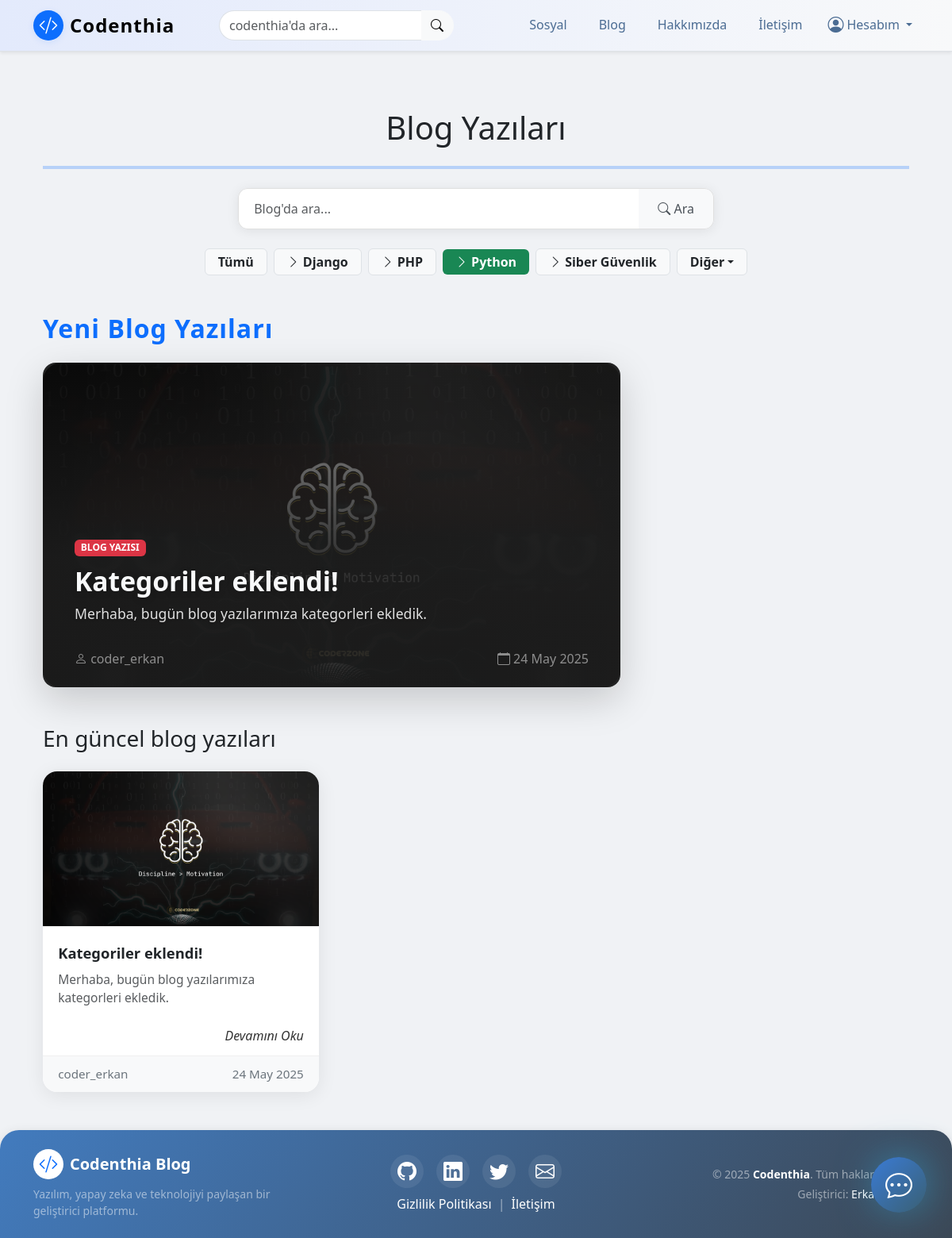
The page /articles/?category=1 on the database its author committed.
### article/models.py (models this page shows, shortened)
class Category(models.Model):
    name = models.CharField(max_length=50, unique=True, verbose_name="Kategori Adı")
    class Meta:
        verbose_name = "Kategori"
        verbose_name_plural = "Kategoriler"
        ordering = ['name']

class Article(models.Model):
    author = models.ForeignKey("auth.User", on_delete=models.CASCADE , verbose_name="Yazar")  # Bu alan, yazının yazarını (kullanıcıyı) temsil eder ve yazar silindiğinde yazıları da silinir
    title = models.CharField(max_length=50, verbose_name="Başlık") # Bu alan, yazının başlığını temsil eder ve maksimum 50 karakterlik bir metin alır
    content = RichTextField(verbose_name="İçerik") # Bu alan, yazının içeriğini temsil eder ve metin içerikleri için kullanılır
    created_date = models.DateTimeField(auto_now_add=True , verbose_name="Oluşturulma Tarihi") # Bu alan, yazının oluşturulma tarihini otomatik olarak ekler
    image = models.ImageField(upload_to='article_images/', null=True, blank=True)  # <-- yeni alan
    category = models.ForeignKey('Category', on_delete=models.SET_NULL, null=True, blank=True, related_name="articles", verbose_name="Kategori")
    tags = models.ManyToManyField('Tag', blank=True, related_name="articles", verbose_name="Etiketler")
    class Meta:
        ordering = ['-created_date'] # Bu kod, yazıları tarihe göre sıralar

### article/views.py (the view, shortened to what this page needs)
# urls.py: path('articles/', include('article.urls')), # Bu kod, makaleler sayfasını temsil eder ve article.urls dosyasını içe aktarır
def articles(request):
    search = request.GET.get('search')
    category_id = request.GET.get('category')
    tag_name = request.GET.get('tag')
    articles = Article.objects.all().order_by('-created_date')
    if category_id:
        articles = articles.filter(category_id=category_id)
    if tag_name:
        articles = articles.filter(tags__name=tag_name)
    featured_article = articles.first()
    context = {
        'articles': articles,
        'featured_article': featured_article,
        'search_query': None,
        'categories': Category.objects.all(),
    }
    return render(request, 'articles.html', context)

### templates/articles.html (shortened to what this page needs)
{% extends "layout.html" %} {% block body %} {% load static %}
<div class="container my-5">
    <h1 class="mb-4 text-center text-dark font-weight-bold ">Blog Yazıları</h1>
    <hr class="mb-4 text-primary border-4 ">
    <div class="search-container mb-4">
        <form method="GET" action="{% url 'article:articles' %}" class="search-form">
            <div class="input-group">
                <input type="text" name="search" class="form-control search-input" placeholder="Blog'da ara..." value="{{ search_query|default:'' }}" autocomplete="off">
                <button class="btn btn-light search-btn" type="submit">
                    <i class="bi bi-search"></i> Ara
                </button>
            </div>
        </form>
    </div>
    <div class="d-flex flex-wrap justify-content-center gap-2 mb-5 align-items-center">
        <a href="{% url 'article:articles' %}" class="badge px-3 py-2 fs-6 text-decoration-none {% if not request.GET.category %}bg-primary text-white{% else %}bg-light text-dark border{% endif %}">
            Tümü
        </a> {% for cat in categories|slice:':4' %}
        <a href="{% url 'article:articles' %}?category={{ cat.id }}" class="badge px-3 py-2 fs-6 text-decoration-none
               {% if request.GET.category == cat.id|stringformat:'s' %}
                   bg-success text-white border-0
               {% else %}
                   bg-light text-dark border
               {% endif %}">
            <i class="bi bi-chevron-right me-1"></i>{{ cat.name }}
        </a>
        {% endfor %} {% if categories|length > 4 %}
        <div class="dropdown d-inline-block">
            <a class="badge px-3 py-2 fs-6 text-decoration-none bg-light text-dark border dropdown-toggle d-flex align-items-center" href="#" role="button" id="otherCategoriesDropdown" data-bs-toggle="dropdown" aria-expanded="false">
                 Diğer
            </a>
        </div>
        {% endif %}
    </div>
    {% if featured_article %}
    <h2 class="mb-4 text-primary" style="font-weight:700; letter-spacing:1px; text-align:left;">Yeni Blog Yazıları</h2>
    <div class="mb-5">
        <div class="col-12 col-md-10 col-lg-8  me-auto">
            <div class="featured-article-card position-relative overflow-hidden shadow-lg rounded-4">
                {% if featured_article.image %}
                <img src="{{ featured_article.image.url }}" class="featured-article-img" alt="{{ featured_article.title }}"> {% else %}
                <img src="{% static 'codenthiaRevize.png' %}" class="featured-article-img" alt="{{ featured_article.title }}"> {% endif %}
                <div class="featured-article-overlay d-flex flex-column justify-content-end align-items-start text-start">
                    <span class="badge bg-danger mb-2">BLOG YAZISI</span>
                    <h2 class="featured-article-title mb-2"> <a class="text-decoration-none text-light" href="{% url 'article:detail' featured_article.id %}">{{ featured_article.title }}</a></h2>
                    <div class="featured-article-desc mb-3">{{ featured_article.content|safe|truncatewords:15 }}</div>
                    <div class="d-flex justify-content-between align-items-center text-white-50 w-100" style="font-size:1rem;">
                        <span><i class="bi bi-person"></i> {{ featured_article.author }}</span>
                        <span><i class="bi bi-calendar"></i> {{ featured_article.created_date|date:"d M Y" }}</span>
                    </div>
                </div>
            </div>
        </div>
    </div>
    {% endif %}
    <h3 class="mb-4">En güncel blog yazıları</h3>
    {% if articles %}
    <div class="row row-cols-1 row-cols-md-3 g-4">
        {% for article in articles %}
        <div class="col">
            <div class="article-card h-100">
                {% if article.image %}
                <img src="{{ article.image.url }}" class="article-img-top" alt="{{ article.title }}"> {% else %}
                <img src="{% static 'codenthiaRevize.png' %}" class="article-img-top" alt="{{ article.title }}"> {% endif %}
                <div class="article-body">
                    <div class="article-title">
                        <a href="{% url 'article:detail' article.id %}" class="text-decoration-none text-dark ">
                            {{ article.title }}
                        </a>
                    </div>
                    <div class="text-muted" style="font-size:0.97rem;">{{ article.content|safe|truncatewords:20 }}</div>
                    <div class="read-more-container">
                        <a href="{% url 'article:detail' article.id %}" class="read-more-link">Devamını Oku</a>
                    </div>
                </div>
                <div class="article-footer d-flex justify-content-between align-items-center">
                    <span>{{ article.author }}</span>
                    <span>{{ article.created_date|date:"d M Y" }}</span>
                </div>
            </div>
        </div>
        {% endfor %}
    </div>
    {% else %}
    <div class="alert alert-danger text-center fw-bold">Blog yazısı bulunamadı...</div>
    {% endif %}
</div>
{% endblock body %}

### templates/articles.html (style rules this page uses)
.article-card { border: none; border-radius: 18px; overflow: hidden; box-shadow: 0 4px 24px rgba(0, 0, 0, 0.08); transition: transform 0.2s, box-shadow 0.2s; background: #fff; display: flex; flex-direction: column; height: 100%; }
.article-img-top { width: 100%; aspect-ratio: 16/9; object-fit: cover; border-bottom: 1px solid #f0f0f0; min-height: 180px; max-height: 220px; display: block; }
.article-body { flex: 1 1 auto; padding: 1.2rem 1.2rem 0.8rem 1.2rem; display: flex; flex-direction: column; justify-content: flex-start; }
.article-footer { background: #f8f9fa; border-top: 1px solid #f0f0f0; padding: 0.7rem 1.2rem; font-size: 0.95rem; color: #6c757d; border-radius: 0 0 18px 18px; }
.article-title { font-size: 1.15rem; font-weight: 600; margin-bottom: 0.5rem; }
.featured-article-card { min-height: 340px; max-height: 420px; border-radius: 24px; box-shadow: 0 8px 32px rgba(0, 0, 0, 0.13); position: relative; background: #222; }
.featured-article-img { width: 100%; height: 100%; min-height: 340px; max-height: 420px; object-fit: cover; filter: brightness(0.7); border-radius: 24px; transition: filter 0.3s; }
.featured-article-overlay { position: absolute; left: 0; right: 0; bottom: 0; top: 0; padding: 2.5rem 2.5rem 1.5rem 2.5rem; background: linear-gradient(0deg, rgba(30, 30, 30, 0.85) 40%, rgba(30, 30, 30, 0.15) 100%); color: #fff; border-radius: 24px; z-index: 2; display: flex; flex-direction: column; justify-content: flex-end; align-items: flex-start; text-align: left; }
.featured-article-title { font-size: 2.1rem; font-weight: 700; color: #fff; text-shadow: 0 2px 8px rgba(0, 0, 0, 0.18); margin-bottom: 0.7rem; margin-top: 0.2rem; text-align: left; }
.featured-article-desc { font-size: 1.1rem; color: #e0e0e0; text-shadow: 0 1px 4px rgba(0, 0, 0, 0.10); margin-bottom: 1.2rem; text-align: left; }
.read-more-container { margin-top: auto; text-align: right; padding-top: 0.5rem; }
.read-more-link { text-decoration: none; color: #333; font-style: italic; font-weight: 500; transition: color 0.2s; }
.search-container { max-width: 600px; margin: 0 auto; }
.search-form .input-group { box-shadow: 0 2px 15px rgba(0, 0, 0, 0.08); border-radius: 12px; overflow: hidden; transition: all 0.3s ease; }
.search-input { border: 1px solid #e0e0e0; border-right: none; padding: 0.8rem 1.2rem; font-size: 1rem; border-radius: 12px 0 0 12px; }
.search-btn { padding: 0.8rem 1.5rem; border: 1px solid #e0e0e0; border-left: none; background: #f8f9fa; color: #495057; font-weight: 500; border-radius: 0 12px 12px 0; transition: all 0.2s ease; }
.search-btn i { transition: transform 0.2s ease; }

### rows shown on the page
Category: name "Django"
Category: name "PHP"
Category: name "Python"
Category: name "Siber Güvenlik"
Article: image (picture), title "Kategoriler eklendi!", content "Merhaba, bugün blog yazılarımıza kategorleri ekledik.", author "coder_erkan", created_date "24 May 2025"
